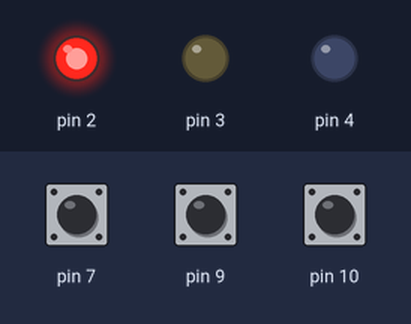
A sketch run on a simulated Arduino Uno, built with avr-gcc and run on an emulated ATmega328P. On the bench: output pins drawn as LEDs (lit = HIGH). The inputs (shaded band) are chosen by the test bench; at power-on: pin 7 HIGH, pin 9 HIGH, pin 10 HIGH.

Above: at 0.3 s.
At 2.7 s:
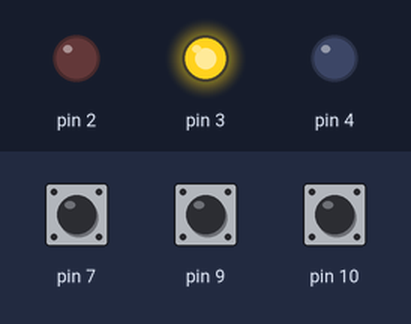
At 5.4 s:
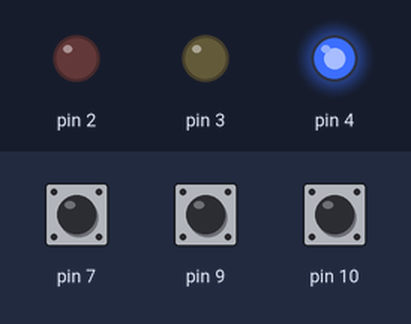
Timing chart, 0 to 8.3 s (numbered marks = the images above):
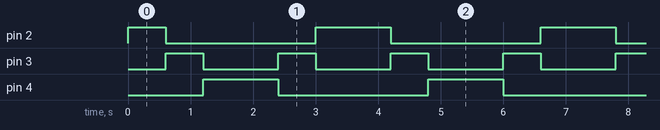

Measured:
- by itself, pin 2: repeats every 3.6 s: LOW 2.4 s, HIGH 1.2 s
- by itself, pin 3: alternates HIGH for 0.60 s and LOW for 1.2 s
- by itself, pin 4: alternates HIGH for 1.2 s and LOW for 2.4 s

The sketch:

sketch.ino
```cpp
void setup() {
  // put your setup code here, to run once:
pinMode(2, OUTPUT);
pinMode(3, OUTPUT);
pinMode(4, OUTPUT);
pinMode(7, INPUT);
pinMode(9, INPUT);
pinMode(10, INPUT);
}

void loop() {
  // put your main code here, to run repeatedly:

  if (digitalRead(7) == HIGH){
    digitalWrite(2, HIGH);
    delay(600);
    digitalWrite(2, LOW);
    digitalWrite(3, HIGH);
    delay(600);
    digitalWrite(3, LOW);
    digitalWrite(4, HIGH);
    delay(600);
    digitalWrite(4, LOW);
    }  else {
    digitalWrite(2, LOW);
    digitalWrite(3, LOW);
    digitalWrite(4, LOW);
    }
   if (digitalRead(9) == HIGH) {
    digitalWrite(4, HIGH);
    delay(600);
    digitalWrite(4, LOW);
    digitalWrite(3, HIGH);
    delay(600);
    digitalWrite(3, LOW);
    digitalWrite(2, HIGH);
    delay(600);
    digitalWrite(2, LOW);
    }  else {
    digitalWrite(2, LOW);
    digitalWrite(3, LOW);
    digitalWrite(4, LOW);
   }
    if (digitalRead(10) == HIGH){
    digitalWrite(2, HIGH);
    delay(600);
    digitalWrite(2, LOW);
    digitalWrite(3, HIGH);
    delay(600);
    digitalWrite(3, LOW);
    digitalWrite(4, HIGH);
    delay(600);
    digitalWrite(4, LOW);
    digitalWrite(4, HIGH);
    delay(600);
    digitalWrite(4, LOW);
    digitalWrite(3, HIGH);
    delay(600);
    digitalWrite(3, LOW);
    digitalWrite(2, HIGH);
    delay(600);
    digitalWrite(2, LOW);
    }  else {
    digitalWrite(2, LOW);
    digitalWrite(3, LOW);
    digitalWrite(4, LOW);
    }
}
```
